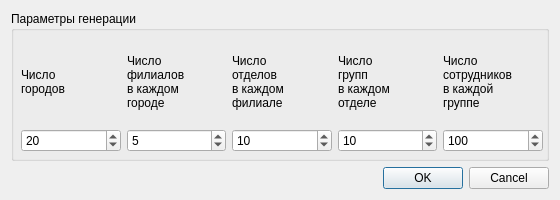
<?xml version="1.0" encoding="UTF-8"?>
<ui version="4.0">
 <class>Dialog</class>
 <widget class="QDialog" name="Dialog">
  <property name="windowModality">
   <enum>Qt::NonModal</enum>
  </property>
  <property name="geometry">
   <rect>
    <x>0</x>
    <y>0</y>
    <width>560</width>
    <height>200</height>
   </rect>
  </property>
  <property name="sizePolicy">
   <sizepolicy hsizetype="Fixed" vsizetype="Fixed">
    <horstretch>0</horstretch>
    <verstretch>0</verstretch>
   </sizepolicy>
  </property>
  <property name="maximumSize">
   <size>
    <width>560</width>
    <height>200</height>
   </size>
  </property>
  <property name="windowTitle">
   <string>Параметры генерации структуры организации</string>
  </property>
  <property name="modal">
   <bool>true</bool>
  </property>
  <layout class="QVBoxLayout" name="verticalLayout">
   <item>
    <widget class="QGroupBox" name="groupBox">
     <property name="title">
      <string>Параметры генерации</string>
     </property>
     <widget class="QWidget" name="">
      <property name="geometry">
       <rect>
        <x>10</x>
        <y>30</y>
        <width>522</width>
        <height>111</height>
       </rect>
      </property>
      <layout class="QGridLayout" name="gridLayout">
       <item row="2" column="1">
        <widget class="QSpinBox" name="branchSpin">
         <property name="minimum">
          <number>1</number>
         </property>
         <property name="maximum">
          <number>9</number>
         </property>
         <property name="value">
          <number>5</number>
         </property>
        </widget>
       </item>
       <item row="1" column="1">
        <widget class="QLabel" name="label_2">
         <property name="text">
          <string>Число
филиалов
в каждом
городе</string>
         </property>
        </widget>
       </item>
       <item row="1" column="3">
        <widget class="QLabel" name="label_4">
         <property name="text">
          <string>Число
групп
в каждом
отделе</string>
         </property>
        </widget>
       </item>
       <item row="1" column="2">
        <widget class="QLabel" name="label_3">
         <property name="text">
          <string>Число
отделов
в каждом
филиале</string>
         </property>
        </widget>
       </item>
       <item row="2" column="0">
        <widget class="QSpinBox" name="citySpin">
         <property name="minimum">
          <number>1</number>
         </property>
         <property name="maximum">
          <number>30</number>
         </property>
         <property name="value">
          <number>20</number>
         </property>
        </widget>
       </item>
       <item row="2" column="2">
        <widget class="QSpinBox" name="departmentSpin">
         <property name="minimum">
          <number>1</number>
         </property>
         <property name="maximum">
          <number>20</number>
         </property>
         <property name="value">
          <number>10</number>
         </property>
        </widget>
       </item>
       <item row="1" column="4">
        <widget class="QLabel" name="label_5">
         <property name="text">
          <string>Число
сотрудников
в каждой
группе</string>
         </property>
        </widget>
       </item>
       <item row="2" column="3">
        <widget class="QSpinBox" name="groupSpin">
         <property name="minimum">
          <number>1</number>
         </property>
         <property name="maximum">
          <number>100</number>
         </property>
         <property name="value">
          <number>10</number>
         </property>
        </widget>
       </item>
       <item row="2" column="4">
        <widget class="QSpinBox" name="workersSpin">
         <property name="minimum">
          <number>1</number>
         </property>
         <property name="maximum">
          <number>1000</number>
         </property>
         <property name="value">
          <number>100</number>
         </property>
        </widget>
       </item>
       <item row="1" column="0">
        <widget class="QLabel" name="label">
         <property name="text">
          <string>Число
городов</string>
         </property>
        </widget>
       </item>
      </layout>
     </widget>
    </widget>
   </item>
   <item>
    <widget class="QDialogButtonBox" name="buttonBox">
     <property name="standardButtons">
      <set>QDialogButtonBox::Cancel|QDialogButtonBox::Ok</set>
     </property>
    </widget>
   </item>
  </layout>
 </widget>
 <resources/>
 <connections/>
</ui>
